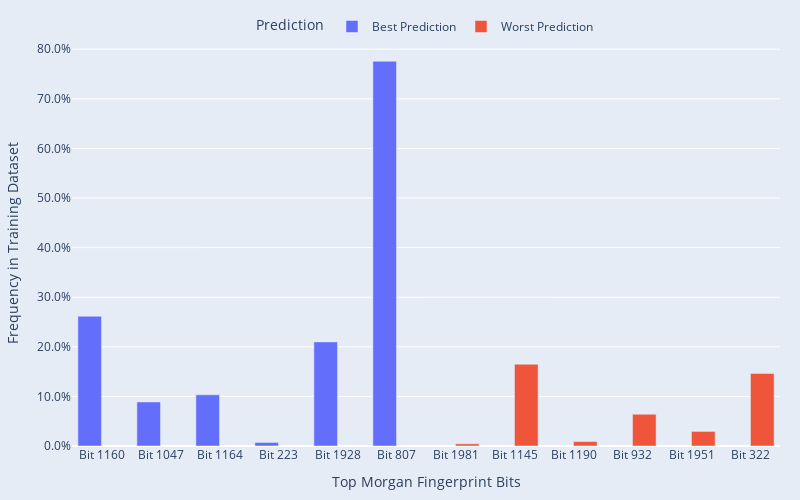

Write notebook code for a chart like this one.
### Markdown cell above
## Frequency of top feautures in training dataset

### Code cell
# counting the frequency of the bits in training datasets
import plotly.express as px

dataset_clean = dataset.iloc[:int(0.85*dataset.shape[0]),:]
train_set = dataset_clean.iloc[:int(0.824*dataset_clean.shape[0]),:]
X_train = np.array(train_set['fingerprint'].tolist())
y_train = train_set['rt']

def get_top_bits_indices(shap_values_row, fingerprint_row, num_bits=6):
    # Get indices of bits that are ON (1)
    on_bits = np.where(fingerprint_row == 1)[0]
    # Filter SHAP values for these bits
    relevant_shap = {bit: shap_values_row[bit] for bit in on_bits}
    # Sort by absolute SHAP value
    top_bits = sorted(relevant_shap.keys(), key=lambda x: abs(relevant_shap[x]), reverse=True)[:num_bits]
    return top_bits

# Get top bits
top_bits_best = get_top_bits_indices(shap_values[best_idx], X_ftest[best_idx])
top_bits_worst = get_top_bits_indices(shap_values[worst_idx], X_ftest[worst_idx])

# Prepare data for Plotly
data = []
for bit in top_bits_best:
    ratio = X_train[:, bit].mean()
    data.append({'Bit': f'Bit {bit}', 'Frequency': ratio, 'Prediction': 'Best Prediction'})

for bit in top_bits_worst:
    ratio = X_train[:, bit].mean()
    data.append({'Bit': f'Bit {bit}', 'Frequency': ratio, 'Prediction': 'Worst Prediction'})

df_counts = pd.DataFrame(data)

# Create grouped bar plot
fig = px.bar(df_counts, x='Bit', y='Frequency', color='Prediction', barmode='group',
             color_discrete_map={'Best Prediction': '#636EFA', 'Worst Prediction': '#EF553B'})

# Apply consistent styling
fig.update_layout(
    plot_bgcolor='rgba(229, 236, 246, 1)',
    paper_bgcolor='rgba(229, 236, 246, 1)',
    margin=dict(l=20, r=20, t=40, b=20),
    yaxis_tickformat='.1%',
    xaxis_title="Top Morgan Fingerprint Bits",
    yaxis_title="Frequency in Training Dataset",
    width =800,
    height=500,
    legend=dict(
        orientation="h",
        yanchor="bottom",
        y=1.00,
        xanchor="center",
        x=0.5
    ),
)

fig.show()
fig.write_image("images/Figure-4.9-Morgan-bits-in-training.svg", scale=2)

### Figure 1 — Plotly figure (JSON) as saved in the notebook; plotly's stock layout.template omitted (floating-point values rounded to 4 significant figures)
{"data": [{"alignmentgroup": "True", "hovertemplate": "Prediction=Best Prediction<br>Bit=%{x}<br>Frequency=%{y}<extra></extra>", "legendgroup": "Best Prediction", "marker": {"color": "#636EFA", "pattern": {"shape": ""}}, "name": "Best Prediction", "offsetgroup": "Best Prediction", "orientation": "v", "showlegend": true, "textposition": "auto", "type": "bar", "x": ["Bit 1160", "Bit 1047", "Bit 1164", "Bit 223", "Bit 1928", "Bit 807"], "xaxis": "x", "y": [0.2615, 0.08878, 0.1032, 0.007171, 0.2099, 0.7758], "yaxis": "y"}, {"alignmentgroup": "True", "hovertemplate": "Prediction=Worst Prediction<br>Bit=%{x}<br>Frequency=%{y}<extra></extra>", "legendgroup": "Worst Prediction", "marker": {"color": "#EF553B", "pattern": {"shape": ""}}, "name": "Worst Prediction", "offsetgroup": "Worst Prediction", "orientation": "v", "showlegend": true, "textposition": "auto", "type": "bar", "x": ["Bit 1981", "Bit 1145", "Bit 1190", "Bit 932", "Bit 1951", "Bit 322"], "xaxis": "x", "y": [0.00437, 0.1648, 0.008937, 0.06399, 0.02942, 0.1463], "yaxis": "y"}], "layout": {"barmode": "group", "height": 500, "legend": {"orientation": "h", "title": {"text": "Prediction"}, "tracegroupgap": 0, "x": 0.5, "xanchor": "center", "y": 1, "yanchor": "bottom"}, "margin": {"b": 20, "l": 20, "r": 20, "t": 40}, "paper_bgcolor": "rgba(229, 236, 246, 1)", "plot_bgcolor": "rgba(229, 236, 246, 1)", "width": 800, "xaxis": {"anchor": "y", "domain": [0, 1], "title": {"text": "Top Morgan Fingerprint Bits"}}, "yaxis": {"anchor": "x", "domain": [0, 1], "tickformat": ".1%", "title": {"text": "Frequency in Training Dataset"}}}}
